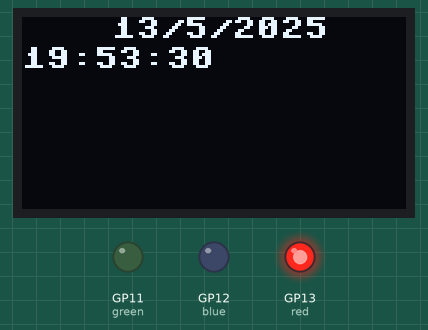
This program was run on a simulated Raspberry Pi Pico running MicroPython. Parts: 128×64 one-colour display, output pins drawn as LEDs (lit = HIGH). The clock reads 2024-03-15 10:24:30 at power-on unless the program sets it.

Above: at 0.1 s.
At 9.1 s:
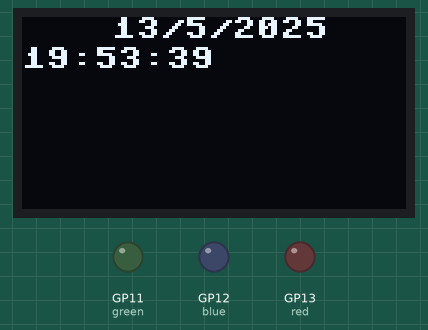
At 18.1 s:
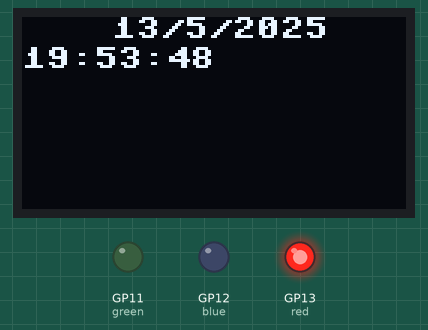
At 39.1 s:
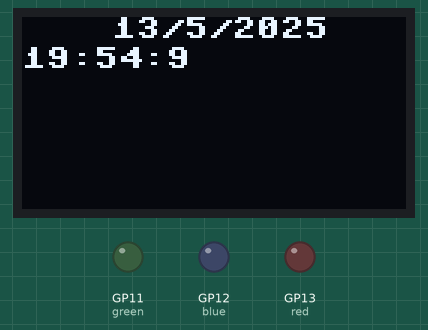
Timing chart, 0 to 40.0 s (numbered marks = the images above):
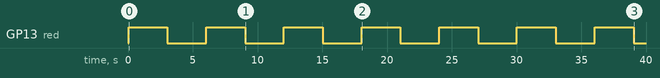

Measured:
- by itself, GP13 (red): alternates HIGH for 3.0 s and LOW for 3.0 s
- what the display in image 1 shows lasts 1.1 s, from 9.0 s to 10.1 s

The program:

rtc.py
```python
# Basic functions:

# oled.poweroff()     # power off the oled, pixels persist in memory
# oled.poweron()      # power on the oled, pixels redrawn
# oled.contrast(0)    # dim
# oled.contrast(255)  # bright
# oled.invert(1)      # oled inverted
# oled.invert(0)      # oled normal
# oled.rotate(True)   # rotate 180 degrees
# oled.rotate(False)  # rotate 0 degrees
# oled.show()         # write the contents of the FrameBuffer to oled memory
# Subclassing FrameBuffer provides support for graphics primitives:

# oled.fill(0)                         # fill entire screen with colour=0
# oled.pixel(0, 10)                    # get pixel at x=0, y=10
# oled.pixel(0, 10, 1)                 # set pixel at x=0, y=10 to colour=1
# oled.hline(0, 8, 4, 1)               # draw horizontal line x=0, y=8, width=4, colour=1
# oled.vline(0, 8, 4, 1)               # draw vertical line x=0, y=8, height=4, colour=1
# oled.line(0, 0, 127, 63, 1)          # draw a line from 0,0 to 127,63
# oled.rect(10, 10, 107, 43, 1)        # draw a rectangle outline 10,10 to 117,53, colour=1
# oled.fill_rect(10, 10, 107, 43, 1)   # draw a solid rectangle 10,10 to 117,53, colour=1
# oled.text('Hello World', 0, 0, 1)    # draw some text at x=0, y=0, colour=1
# oled.scroll(20, 0)                   # scroll 20 pixels to the right

from machine import Pin, SoftI2C, RTC
from ssd1306 import SSD1306_I2C
import utime
from sys import stdin
from select import select

# Configuração OLED
i2c = SoftI2C(scl=Pin(15), sda=Pin(14))
oled = SSD1306_I2C(128, 64, i2c)

# leds
green = Pin(11, Pin.OUT) # verde
blue = Pin(12, Pin.OUT) # azul
red = Pin(13, Pin.OUT) #vermelho

#configurações RTC
rtc = RTC()


data = {
    'ano' : 2025,
    'mes' : 5,
    'dia' : 13,
    'horas' : 19,
    'minutos' : 53,
    'segundos' : 30

}

rtc.datetime((
    data['ano'],
    data['mes'],
    data['dia'],
    0,
    data['horas'],
    data['minutos'],
    data['segundos'],
    0
    ))

while True:

    ano = rtc.datetime()[0]
    mes = rtc.datetime()[1]
    dia = rtc.datetime()[2]
    horas = rtc.datetime()[4]
    minutos = rtc.datetime()[5]
    segundos = rtc.datetime()[6]

    oled.fill(0)  # Limpar oled
    oled.text(f"{dia}/{mes}/{ano}", 30, 0, 1)
    oled.text(f"{horas}:{minutos}:{segundos}", 0, 10, 1)
    # oled.text(f"{time.gmtime()[0:3]}", 0, 30, 1)
    # oled.text(f"{time.gmtime()[3:7]}", 0, 50, 1)
    oled.show()


    if (segundos % 3) == 0:
        red.toggle()
        utime.sleep(1)

    # if (segundos % 7) == 0:
    #     green.toggle()
    #     utime.sleep(1)

    # if (segundos % 10) == 0:
    #     blue.toggle()
    #     utime.sleep(1)

    
```
